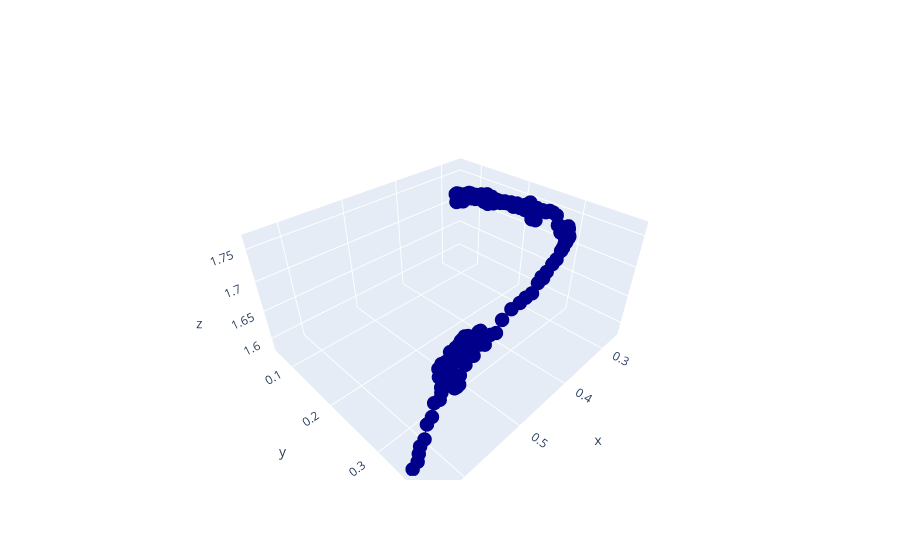

Write notebook code for a chart like this one.
### Code cell
layout = go.Layout(
             scene=dict(
                 aspectmode='data'
         ))

fig = go.Figure(data=[go.Scatter3d(x=positions.T[0], y=positions.T[1], z=positions.T[2],
                                    marker_size=5, text=np.arange(0, len(positions)), line=dict(
        color='darkblue',
        width=2
    )
)], layout=layout)

fig.show()

### Figure 1 — Plotly figure (JSON) as saved in the notebook; plotly's stock layout.template omitted (floating-point values rounded to 4 significant figures; data arrays with more than 128 entries replaced by an {"elided": "..."} marker saying what was removed)
{"data": [{"line": {"color": "darkblue", "width": 2}, "marker": {"size": 5}, "text": {"elided": "149 int values"}, "type": "scatter3d", "x": {"elided": "149 float values"}, "y": {"elided": "149 float values"}, "z": {"elided": "149 float values"}}], "layout": {"scene": {"aspectmode": "data"}}}
